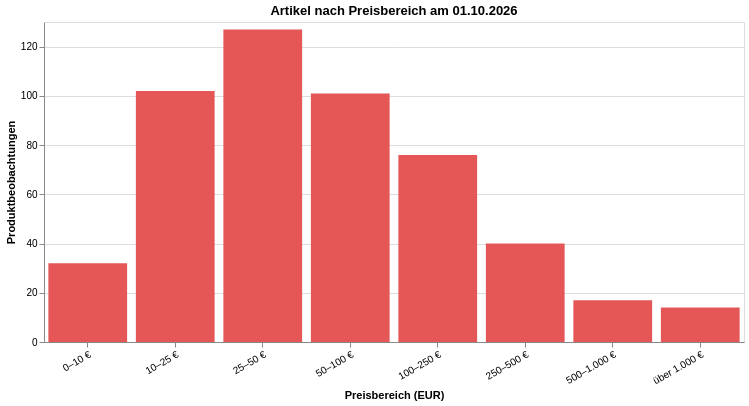

This figure's notebook cell:
### Code cell
price_chart = alt.Chart(price_distribution).mark_bar(color='#e45756').encode(
    x=alt.X('preisbereich:N', title='Preisbereich (EUR)', sort=PRICE_LABELS, axis=alt.Axis(labelAngle=-30)),
    y=alt.Y('produkte:Q', title='Produktbeobachtungen'),
    tooltip=['preisbereich:N', 'produkte:Q', alt.Tooltip('prozent:Q', format='.1f', title='Anteil (%)')],
).properties(width=700, height=320, title=f'Artikel nach Preisbereich am {price_day:%d.%m.%Y}')
price_chart

### Figure 1 — Vega-Lite specification as saved in the notebook (floating-point values rounded to 4 significant figures)
{"config": {"view": {"continuousWidth": 300, "continuousHeight": 300}}, "data": {"name": "data-a213ec3f218ebbc1a7a836198cdf8dbc"}, "mark": {"type": "bar", "color": "#e45756"}, "encoding": {"tooltip": [{"field": "preisbereich", "type": "nominal"}, {"field": "produkte", "type": "quantitative"}, {"field": "prozent", "format": ".1f", "title": "Anteil (%)", "type": "quantitative"}], "x": {"axis": {"labelAngle": -30}, "field": "preisbereich", "sort": ["0–10 €", "10–25 €", "25–50 €", "50–100 €", "100–250 €", "250–500 €", "500–1.000 €", "über 1.000 €"], "title": "Preisbereich (EUR)", "type": "nominal"}, "y": {"field": "produkte", "title": "Produktbeobachtungen", "type": "quantitative"}}, "height": 320, "title": "Artikel nach Preisbereich am 01.10.2026", "width": 700, "$schema": "https://vega.github.io/schema/vega-lite/v6.4.1.json", "datasets": {"data-a213ec3f218ebbc1a7a836198cdf8dbc": [{"preisbereich": "0–10 €", "produkte": 32, "prozent": 6.287}, {"preisbereich": "10–25 €", "produkte": 102, "prozent": 20.04}, {"preisbereich": "25–50 €", "produkte": 127, "prozent": 24.95}, {"preisbereich": "50–100 €", "produkte": 101, "prozent": 19.84}, {"preisbereich": "100–250 €", "produkte": 76, "prozent": 14.93}, {"preisbereich": "250–500 €", "produkte": 40, "prozent": 7.859}, {"preisbereich": "500–1.000 €", "produkte": 17, "prozent": 3.34}, {"preisbereich": "über 1.000 €", "produkte": 14, "prozent": 2.75}]}}
